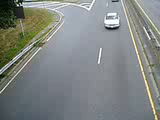
#> input picture frame 12 of data_1/movie.avi, 160 x 120 px
$ python Vehicles_detection.py
#> lines starting #> are read from the running program, lines starting #| are printed output that depends on the picture; after the words box and inside, x2 and y2 are one past the last pixel; in counts of white or black regions, pixels touching at a corner belong together
# OpenCV Python program to detect cars in video frame
# import libraries of python OpenCV
import cv2

# capture frames from a video
cap = cv2.VideoCapture('./data/movie.avi')

# Trained XML classifiers describes some features of some object we want to detect
car_cascade = cv2.CascadeClassifier('cars.xml')

# loop runs if capturing has been initialized.
ret=True
counter=0
while ret:
    counter+=1
    # reads frames from a video
    ret, frames = cap.read()
#> frames is the input picture: shape (120, 160, 3); mean B, G, R 130.8, 133.3, 128.3

    # convert to gray scale of each frames
    gray = cv2.cvtColor(frames, cv2.COLOR_BGR2GRAY)
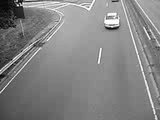
#> gray: shape (120, 160); min 0, max 255, mean 131.5


    # Detects cars of different sizes in the input image
    cars = car_cascade.detectMultiScale(gray, 1.1, 1)
#> cars = [[90, 1, 44, 44]]

    # To draw a rectangle in each cars
    for (x,y,w,h) in cars:
        cv2.rectangle(frames,(x,y),(x+w,y+h),(0,0,255),2)
#> this loop made 1 pass
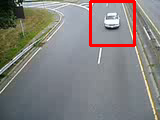
#> frames: shape (120, 160, 3); 2.73% of pixels changed, all inside (x1, y1, x2, y2) = (89, 0, 136, 47)

    # Display frames in a window
    cv2.imshow('video2', frames)

    # Wait for Esc key to stop
    if cv2.waitKey(33) == 27:
#> (key Esc is pressed here)
        break


# De-allocate any associated memory usage
cv2.destroyAllWindows()

$ run again, starting later in the video
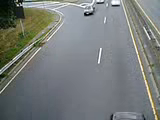
#> input picture frame 54 of data_1/movie.avi, 160 x 120 px
#> frames is the input picture: shape (120, 160, 3); mean B, G, R 122.1, 124, 119.5
#> `gray = cv2.cvtColor(frames, cv2.COLOR_BGR2GRAY)`:
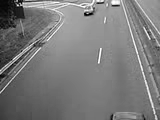
#> gray: shape (120, 160); min 0, max 255, mean 122.4
#> cars = ()

$ run again, starting later in the video
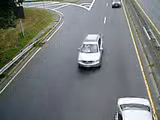
#> input picture frame 96 of data_1/movie.avi, 160 x 120 px
#> frames is the input picture: shape (120, 160, 3); mean B, G, R 120.6, 122.3, 117.9
#> `gray = cv2.cvtColor(frames, cv2.COLOR_BGR2GRAY)`:
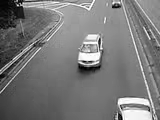
#> gray: shape (120, 160); min 0, max 255, mean 120.7
#> cars = [[122, 92, 26, 26], [67, 42, 41, 41]]
#> the loop `for (x,y,w,h) in cars:` made 2 passes
#> after the loop `for (x,y,w,h) in cars:`:
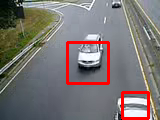
#> frames: shape (120, 160, 3); 4.15% of pixels changed, all inside (x1, y1, x2, y2) = (66, 41, 150, 120)
